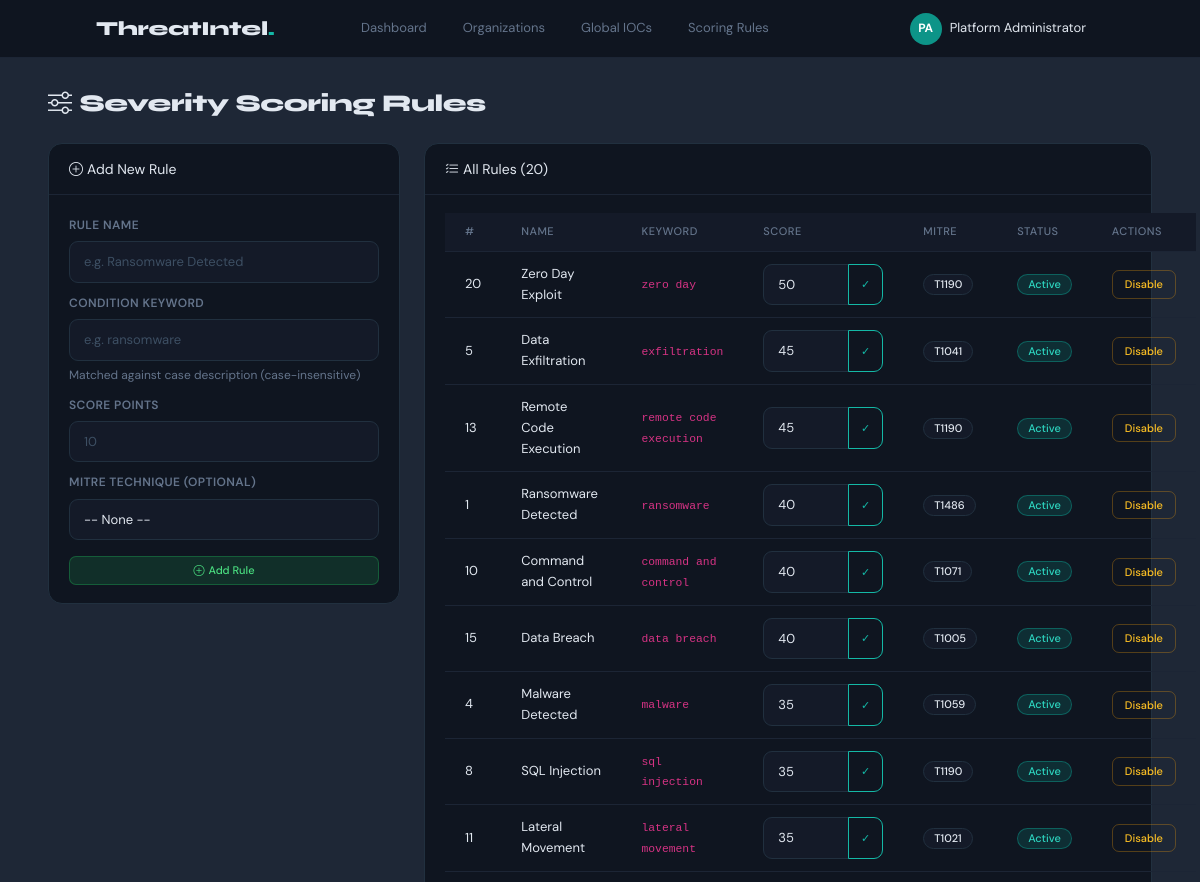
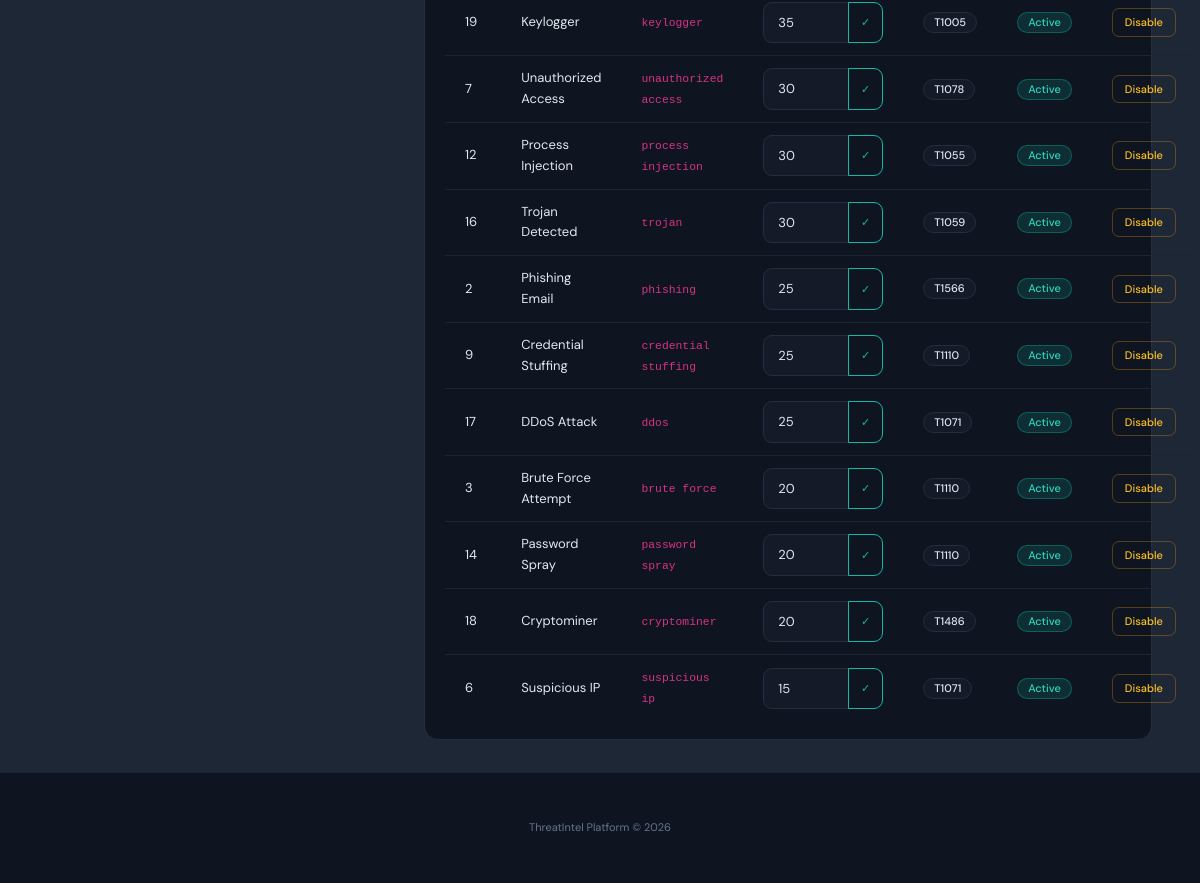
/admin/rules.php (signed in), run on the app's committed database (2 pictures, top to bottom).
### tables this page shows
CREATE TABLE IF NOT EXISTS severity_rules (
    id INT AUTO_INCREMENT PRIMARY KEY,
    name VARCHAR(150) NOT NULL,
    condition_keyword VARCHAR(200) NOT NULL,
    score_add INT NOT NULL DEFAULT 10,
    mitre_technique_id INT DEFAULT NULL,
    is_active TINYINT(1) DEFAULT 1,
    created_at DATETIME DEFAULT CURRENT_TIMESTAMP,
    FOREIGN KEY (mitre_technique_id) REFERENCES mitre_techniques(id) ON DELETE SET NULL
);

CREATE TABLE IF NOT EXISTS mitre_techniques (
    id INT AUTO_INCREMENT PRIMARY KEY,
    technique_id VARCHAR(20) NOT NULL,
    name VARCHAR(200) NOT NULL,
    tactic VARCHAR(100) NOT NULL,
    description TEXT
);

### admin/rules.php (the view, shortened to what this page needs)
<?php
require_once '../includes/db.php';
$rules = $conn->query("SELECT r.*, m.name as mitre_name, m.technique_id as mitre_tid FROM severity_rules r LEFT JOIN mitre_techniques m ON r.mitre_technique_id=m.id ORDER BY r.is_active DESC, r.score_add DESC")->fetch_all(MYSQLI_ASSOC);
include '../includes/header.php';
?>
<h4 class="page-title"><i class="bi bi-sliders me-2"></i>Severity Scoring Rules</h4>
<div class="row">
<div class="col-lg-4 mb-4">
    <div class="card">
        <div class="card-header bg-success text-white"><i class="bi bi-plus-circle me-1"></i>Add New Rule</div>
        <div class="card-body">
            <form method="POST">
                <div class="mb-2">
                    <label class="form-label fw-semibold small">Rule Name</label>
                    <input type="text" name="name" class="form-control form-control-sm" placeholder="e.g. Ransomware Detected" required>
                </div>
                <div class="mb-2">
                    <label class="form-label fw-semibold small">Condition Keyword</label>
                    <input type="text" name="condition_keyword" class="form-control form-control-sm" placeholder="e.g. ransomware" required>
                    <div class="form-text" style="font-size:0.75rem">Matched against case description (case-insensitive)</div>
                </div>
                <div class="mb-2">
                    <label class="form-label fw-semibold small">Score Points</label>
                    <input type="number" name="score_add" class="form-control form-control-sm" min="1" max="100" placeholder="10" required>
                </div>
                <div class="mb-3">
                    <label class="form-label fw-semibold small">MITRE Technique (optional)</label>
                    <select name="mitre_technique_id" class="form-select form-select-sm">
                        <option value="">-- None --</option>
                    </select>
                </div>
                <button class="btn btn-success btn-sm w-100"><i class="bi bi-plus-circle me-1"></i>Add Rule</button>
            </form>
        </div>
    </div>
</div>
<div class="col-lg-8">
    <div class="card">
        <div class="card-header bg-primary text-white"><i class="bi bi-list-check me-1"></i>All Rules (<?= count($rules) ?>)</div>
        <div class="card-body p-0">
            <table class="table table-hover mb-0 small">
                <thead><tr><th>#</th><th>Name</th><th>Keyword</th><th>Score</th><th>MITRE</th><th>Status</th><th>Actions</th></tr></thead>
                <tbody>
                <?php foreach($rules as $r): ?>
                <tr class="<?= !$r['is_active']?'table-secondary':'' ?>">
                    <td><?= $r['id'] ?></td>
                    <td><?= htmlspecialchars($r['name']) ?></td>
                    <td><code><?= htmlspecialchars($r['condition_keyword']) ?></code></td>
                    <td>
                        <form method="POST" class="d-inline">
                            <div class="input-group input-group-sm" style="width:120px">
                                <input type="number" name="score_add" class="form-control form-control-sm" value="<?= $r['score_add'] ?>" min="1" max="100" style="width:60px">
                                <button class="btn btn-outline-primary btn-sm" title="Save score">✓</button>
                            </div>
                        </form>
                    </td>
                    <td><?= $r['mitre_tid'] ? '<span class="badge bg-dark">'.htmlspecialchars($r['mitre_tid']).'</span>' : '<span class="text-muted">—</span>' ?></td>
                    <td><?= $r['is_active'] ? '<span class="badge bg-success">Active</span>' : '<span class="badge bg-secondary">Disabled</span>' ?></td>
                    <td>
                        <form method="POST" class="d-inline">
                            <button class="btn btn-sm <?= $r['is_active']?'btn-outline-warning':'btn-outline-success' ?>"><?= $r['is_active']?'Disable':'Enable' ?></button>
                        </form>
                    </td>
                </tr>
                <?php endforeach; ?>
                </tbody>
            </table>
        </div>
    </div>
</div>
</div>
<?php include '../includes/footer.php'; ?>

### includes/header.php (shortened to what this page needs)
<?php
$role      = $_SESSION['role'] ?? '';
$full_name = $_SESSION['full_name'] ?? '';
$initials = '';
$parts = explode(' ', $full_name);
foreach ($parts as $p) $initials .= strtoupper(substr($p, 0, 1));
$initials = substr($initials, 0, 2);
?>
<!DOCTYPE html>
<html lang="en">
<head>
    <link href="https://cdn.jsdelivr.net/npm/bootstrap@5.3.0/dist/css/bootstrap.min.css" rel="stylesheet">
    <link href="https://cdn.jsdelivr.net/npm/bootstrap-icons@1.10.5/font/bootstrap-icons.css" rel="stylesheet">
    <link href="/threat_intel/assets/style.css" rel="stylesheet">
</head>
<body>
<nav class="navbar navbar-expand-lg">
    <div class="container-fluid px-0">
        <a class="navbar-brand" href="#">ThreatIntel<span style="color:var(--teal-bright);">.</span></a>
        <div class="collapse navbar-collapse" id="navMain">
            <ul class="navbar-nav mx-auto">
                <?php if ($role === 'employee'): ?>
                <li class="nav-item"><a class="nav-link" href="/threat_intel/employee/dashboard.php">Dashboard</a></li>
                <li class="nav-item"><a class="nav-link" href="/threat_intel/employee/file_complaint.php">File Complaint</a></li>
                <li class="nav-item"><a class="nav-link" href="/threat_intel/employee/my_cases.php">My Cases</a></li>
                <?php elseif ($role === 'expert'): ?>
                <li class="nav-item"><a class="nav-link" href="/threat_intel/expert/dashboard.php">Dashboard</a></li>
                <li class="nav-item"><a class="nav-link" href="/threat_intel/expert/my_cases.php">Assigned Cases</a></li>
                <?php elseif ($role === 'platform_admin'): ?>
                <li class="nav-item"><a class="nav-link" href="/threat_intel/admin/dashboard.php">Dashboard</a></li>
                <li class="nav-item"><a class="nav-link" href="/threat_intel/admin/organizations.php">Organizations</a></li>
                <li class="nav-item"><a class="nav-link" href="/threat_intel/admin/iocs.php">Global IOCs</a></li>
                <li class="nav-item"><a class="nav-link" href="/threat_intel/admin/rules.php">Scoring Rules</a></li>
                <?php endif; ?>
            </ul>
            <ul class="navbar-nav ms-auto align-items-center">
                <li class="nav-item dropdown">
                    <a class="nav-link dropdown-toggle d-flex align-items-center gap-2 pe-0" href="#" data-bs-toggle="dropdown">
                        <span style="width:32px;height:32px;border-radius:50%;background:var(--teal);display:inline-flex;align-items:center;justify-content:center;font-size:12px;font-weight:700;color:#fff;flex-shrink:0;">
                            <?= $initials ?: '?' ?>
                        </span>
                        <span style="font-size:13px;color:var(--text);"><?= htmlspecialchars($full_name) ?></span>
                    </a>
                </li>
            </ul>
        </div>
    </div>
</nav>
<div class="container-fluid py-4">

### includes/footer.php (shortened to what this page needs)
</div>
<footer class="footer mt-auto py-3">
    <div class="container-fluid px-4 text-center text-muted small">
        ThreatIntel Platform &copy; 2026
    </div>
</footer>
</body>
</html>

### data on the page
severity_rules: id "20", name "Zero Day Exploit", condition_keyword "zero day", score_add "50", mitre_technique.technique_id "T1190", is_active "Active"
severity_rules: id "5", name "Data Exfiltration", condition_keyword "exfiltration", score_add "45", mitre_technique.technique_id "T1041", is_active "Active"
severity_rules: id "13", name "Remote Code Execution", condition_keyword "remote code execution", score_add "45", mitre_technique.technique_id "T1190", is_active "Active"
severity_rules: id "1", name "Ransomware Detected", condition_keyword "ransomware", score_add "40", mitre_technique.technique_id "T1486", is_active "Active"
severity_rules: id "10", name "Command and Control", condition_keyword "command and control", score_add "40", mitre_technique.technique_id "T1071", is_active "Active"
severity_rules: id "15", name "Data Breach", condition_keyword "data breach", score_add "40", mitre_technique.technique_id "T1005", is_active "Active"
severity_rules: id "4", name "Malware Detected", condition_keyword "malware", score_add "35", mitre_technique.technique_id "T1059", is_active "Active"
severity_rules: id "8", name "SQL Injection", condition_keyword "sql injection", score_add "35", mitre_technique.technique_id "T1190", is_active "Active"
severity_rules: id "11", name "Lateral Movement", condition_keyword "lateral movement", score_add "35", mitre_technique.technique_id "T1021", is_active "Active"
severity_rules: id "19", name "Keylogger", condition_keyword "keylogger", score_add "35", mitre_technique.technique_id "T1005", is_active "Active"
severity_rules: id "7", name "Unauthorized Access", condition_keyword "unauthorized access", score_add "30", mitre_technique.technique_id "T1078", is_active "Active"
severity_rules: id "12", name "Process Injection", condition_keyword "process injection", score_add "30", mitre_technique.technique_id "T1055", is_active "Active"
severity_rules: id "16", name "Trojan Detected", condition_keyword "trojan", score_add "30", mitre_technique.technique_id "T1059", is_active "Active"
severity_rules: id "2", name "Phishing Email", condition_keyword "phishing", score_add "25", mitre_technique.technique_id "T1566", is_active "Active"
severity_rules: id "9", name "Credential Stuffing", condition_keyword "credential stuffing", score_add "25", mitre_technique.technique_id "T1110", is_active "Active"
severity_rules: id "17", name "DDoS Attack", condition_keyword "ddos", score_add "25", mitre_technique.technique_id "T1071", is_active "Active"
severity_rules: id "3", name "Brute Force Attempt", condition_keyword "brute force", score_add "20", mitre_technique.technique_id "T1110", is_active "Active"
severity_rules: id "14", name "Password Spray", condition_keyword "password spray", score_add "20", mitre_technique.technique_id "T1110", is_active "Active"
severity_rules: id "18", name "Cryptominer", condition_keyword "cryptominer", score_add "20", mitre_technique.technique_id "T1486", is_active "Active"
severity_rules: id "6", name "Suspicious IP", condition_keyword "suspicious ip", score_add "15", mitre_technique.technique_id "T1071", is_active "Active"

### other printed values
$initials ?: '?' "PA"
$full_name "Platform Administrator"
count($rules) "20"
